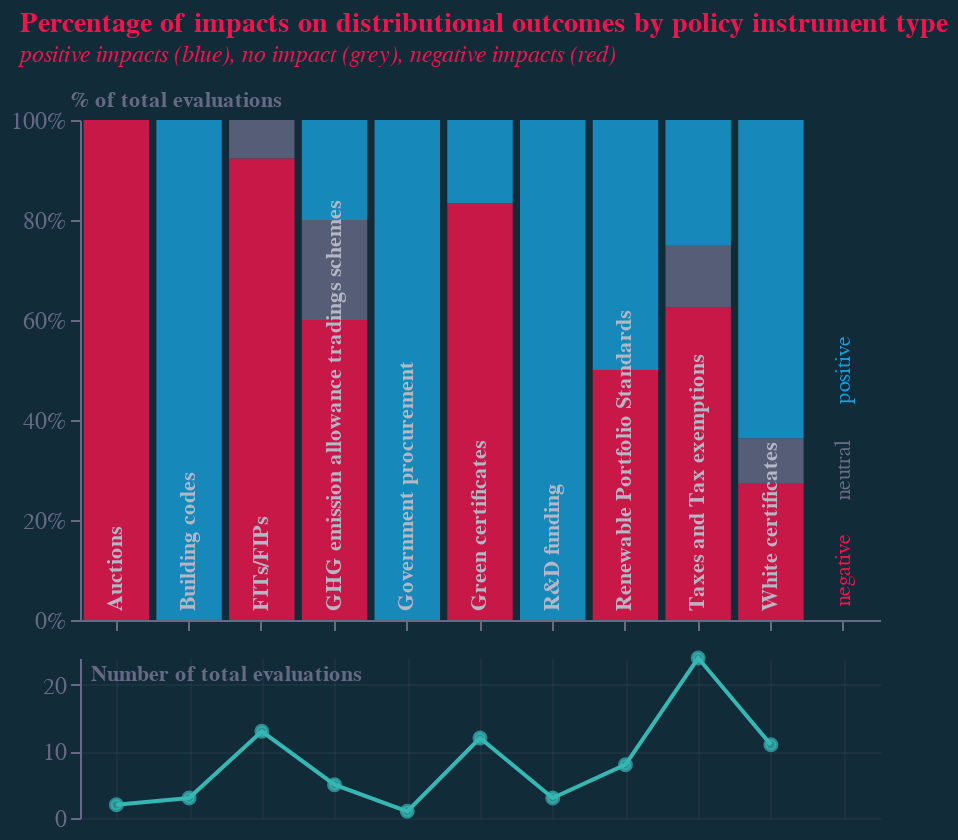

The notebook cell saved with this chart:
### Code cell
theme = "_dark"
line.encoding.x.axis.tickColor=colors["eco-background"]
bars.encoding.x.axis.labelColor=scale_lightness(colors["eco-gray"], 1.6)

layer1 = (
    alt.vconcat(
        (bars + labels1 + labels2 + labels3).properties(height=250, width=400),
        (line + points + labels0).properties(height=80, width=400),
        spacing=5,
    )
    .configure_view(stroke=None)
    .properties(title=title)
)
layer1 = layer1.configure_axisYQuantitative(labelFontSize=12)
layer1 = layer1.configure_axisXQuantitative(labelFontSize=12)
layer1.config.font="Georgia"
layer1.config.background=colors["eco-background"]
layer1.config.view.stroke=None
layer1.title.fontSize = 14
layer1.title.subtitleFontSize = 12
layer1.title.dy -= 2
layer1.title.color = colors["eco-dot"]
layer1.title.subtitleColor = colors["eco-dot"]
layer1.save("visualisation/" + f + theme + ".json")
layer1.save("visualisation/" + f + theme + ".png")
layer1.save("visualisation/" + f + theme + ".svg")
readme = re.sub(f, f + theme, readme)
open("README.md", "a").write(readme)
layer1

### Figure 1 — Vega-Lite specification as saved in the notebook (floating-point values rounded to 4 significant figures; data arrays with more than 128 entries replaced by an {"elided": "..."} marker saying what was removed)
{"config": {"view": {"continuousWidth": 400, "continuousHeight": 300, "stroke": null}, "axisXQuantitative": {"labelFontSize": 12}, "axisYQuantitative": {"labelFontSize": 12}, "background": "#122B39", "font": "Georgia"}, "vconcat": [{"layer": [{"data": {"name": "data-d79991c6d1bff3c292e83bd320b37b21"}, "mark": {"type": "bar", "opacity": 0.8}, "encoding": {"color": {"type": "nominal", "field": "a", "legend": null, "scale": {"range": ["#F4134D", "#676A86", "#179FDB"]}}, "order": {"type": "nominal", "field": "a", "sort": "ascending"}, "x": {"type": "nominal", "axis": {"domainColor": "#676A86", "grid": false, "labelAlign": "left", "labelAngle": -90, "labelColor": "#b5b7c6", "labelFontSize": 11, "labelFontWeight": "bold", "labelLimit": 1000, "labelPadding": -10, "orient": "bottom", "tickColor": "#676A86", "tickCount": 10, "title": "", "titleAlign": "center", "titleAnchor": "middle", "titleColor": "#676A86", "titleX": 207, "titleY": -15, "zindex": 10}, "field": "cat", "sort": []}, "y": {"type": "quantitative", "axis": {"domainColor": "#676A86", "format": ".0%", "grid": false, "labelColor": "#676A86", "tickColor": "#676A86", "title": "% of total evaluations", "titleAlign": "left", "titleAngle": 0, "titleBaseline": "bottom", "titleColor": "#676A86", "titleX": -5, "titleY": -5}, "field": "value", "sort": ["neg", "m", "pos"], "stack": true}}, "transform": [{"filter": "datum.subcat==\"Distributional outcomes\""}, {"filter": "datum.a!=\"total\""}]}, {"data": {"name": "data-bdea987054261dad9a2a17288646f178"}, "mark": {"type": "text", "angle": 270, "color": "#F4134D"}, "encoding": {"text": {"type": "nominal", "field": "t"}, "x": {"type": "nominal", "field": "x", "sort": []}, "y": {"type": "quantitative", "field": "y", "sort": [], "stack": false}}}, {"data": {"name": "data-8953675a7af9ba5c58c41e09bd1ba6d1"}, "mark": {"type": "text", "angle": 270, "color": "#676A86"}, "encoding": {"text": {"type": "nominal", "field": "t"}, "x": {"type": "nominal", "field": "x", "sort": []}, "y": {"type": "quantitative", "field": "y", "sort": [], "stack": false}}}, {"data": {"name": "data-f472f3ab2e0f841220d1f81831147e33"}, "mark": {"type": "text", "angle": 270, "color": "#179FDB"}, "encoding": {"text": {"type": "nominal", "field": "t"}, "x": {"type": "nominal", "field": "x", "sort": []}, "y": {"type": "quantitative", "field": "y", "sort": [], "stack": false}}}], "height": 250, "width": 400}, {"layer": [{"mark": {"type": "line", "color": "#36B7B4"}, "encoding": {"x": {"type": "nominal", "axis": {"domain": false, "grid": true, "gridColor": "#676A86", "gridOpacity": 0.1, "labelFontSize": 0, "orient": "top", "tickColor": "#122B39", "title": ""}, "field": "cat"}, "y": {"type": "quantitative", "axis": {"domainColor": "#676A86", "grid": true, "gridColor": "#676A86", "gridOpacity": 0.1, "labelColor": "#676A86", "tickColor": "#676A86", "title": "Number of total evaluations", "titleAlign": "left", "titleAngle": 0, "titleBaseline": "bottom", "titleColor": "#676A86", "titleX": 5, "titleY": 13}, "field": "value", "sort": ["neg", "m", "pos"], "stack": true}}, "transform": [{"filter": "datum.subcat==\"Distributional outcomes\""}, {"filter": "datum.a==\"total\""}]}, {"mark": {"type": "point", "color": "#36B7B4", "fill": "#36B7B4"}, "encoding": {"x": {"type": "nominal", "axis": {"domain": false, "grid": true, "gridColor": "#676A86", "gridOpacity": 0.1, "labelFontSize": 0, "orient": "top", "tickColor": "#122B39", "title": ""}, "field": "cat"}, "y": {"type": "quantitative", "axis": {"domainColor": "#676A86", "grid": true, "gridColor": "#676A86", "gridOpacity": 0.1, "labelColor": "#676A86", "tickColor": "#676A86", "title": "Number of total evaluations", "titleAlign": "left", "titleAngle": 0, "titleBaseline": "bottom", "titleColor": "#676A86", "titleX": 5, "titleY": 13}, "field": "value", "sort": ["neg", "m", "pos"], "stack": true}}, "transform": [{"filter": "datum.subcat==\"Distributional outcomes\""}, {"filter": "datum.a==\"total\""}]}, {"data": {"name": "data-42732b1bd5907de63590bb5731b4f68d"}, "mark": {"type": "text", "angle": 270}, "encoding": {"text": {"type": "nominal", "field": "t"}, "x": {"type": "nominal", "field": "x", "sort": []}, "y": {"type": "quantitative", "field": "y", "sort": [], "stack": false}}}], "data": {"name": "data-d79991c6d1bff3c292e83bd320b37b21"}, "height": 80, "width": 400}], "spacing": 5, "title": {"text": "Percentage of impacts on distributional outcomes by policy instrument type", "align": "left", "anchor": "start", "color": "#F4134D", "dx": 5, "dy": -7, "fontSize": 14, "subtitle": ["positive impacts (blue), no impact (grey), negative impacts (red)"], "subtitleColor": "#F4134D", "subtitleFontSize": 12, "subtitleFontStyle": "italic"}, "$schema": "https://vega.github.io/schema/vega-lite/v4.8.1.json", "datasets": {"data-d79991c6d1bff3c292e83bd320b37b21": {"elided": "272 records"}, "data-bdea987054261dad9a2a17288646f178": [{"x": " ", "y": 0.1, "t": "negative"}], "data-8953675a7af9ba5c58c41e09bd1ba6d1": [{"x": " ", "y": 0.3, "t": "neutral"}], "data-f472f3ab2e0f841220d1f81831147e33": [{"x": " ", "y": 0.5, "t": "positive"}], "data-42732b1bd5907de63590bb5731b4f68d": [{"x": " ", "y": 0.5, "t": ""}]}}
